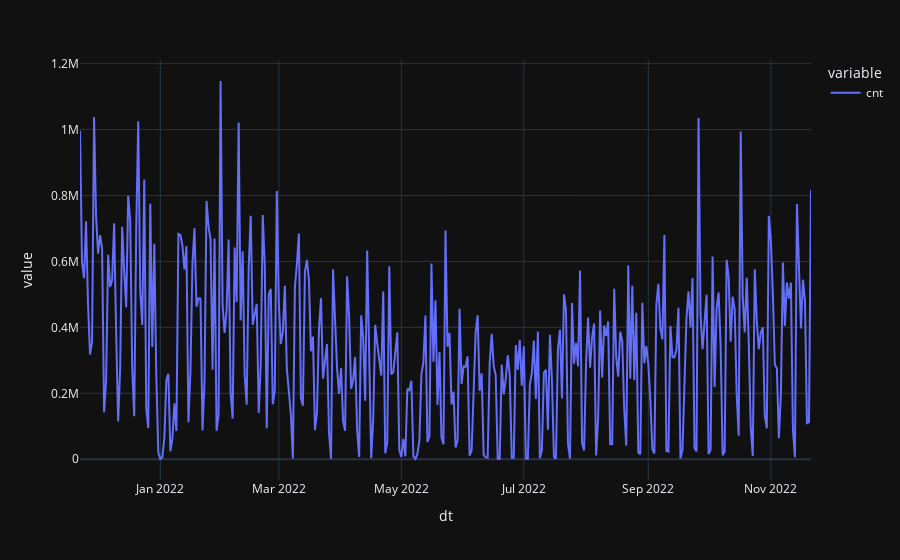

The cell this chart's notebook holds for it:
### Code cell
px.line(enter.groupby('dt').sum())

### Figure 1 — Plotly figure (JSON) as saved in the notebook; plotly's stock layout.template omitted (floating-point values rounded to 4 significant figures; data arrays with more than 128 entries replaced by an {"elided": "..."} marker saying what was removed)
{"data": [{"hovertemplate": "variable=cnt<br>dt=%{x}<br>value=%{y}<extra></extra>", "legendgroup": "cnt", "line": {"color": "#636efa", "dash": "solid"}, "marker": {"symbol": "circle"}, "mode": "lines", "name": "cnt", "orientation": "v", "showlegend": true, "x": {"elided": "365 str values"}, "xaxis": "x", "y": {"elided": "365 int values"}, "yaxis": "y", "type": "scatter"}], "layout": {"xaxis": {"anchor": "y", "domain": [0.0, 1.0], "title": {"text": "dt"}}, "yaxis": {"anchor": "x", "domain": [0.0, 1.0], "title": {"text": "value"}}, "legend": {"title": {"text": "variable"}, "tracegroupgap": 0}, "margin": {"t": 60}}}
